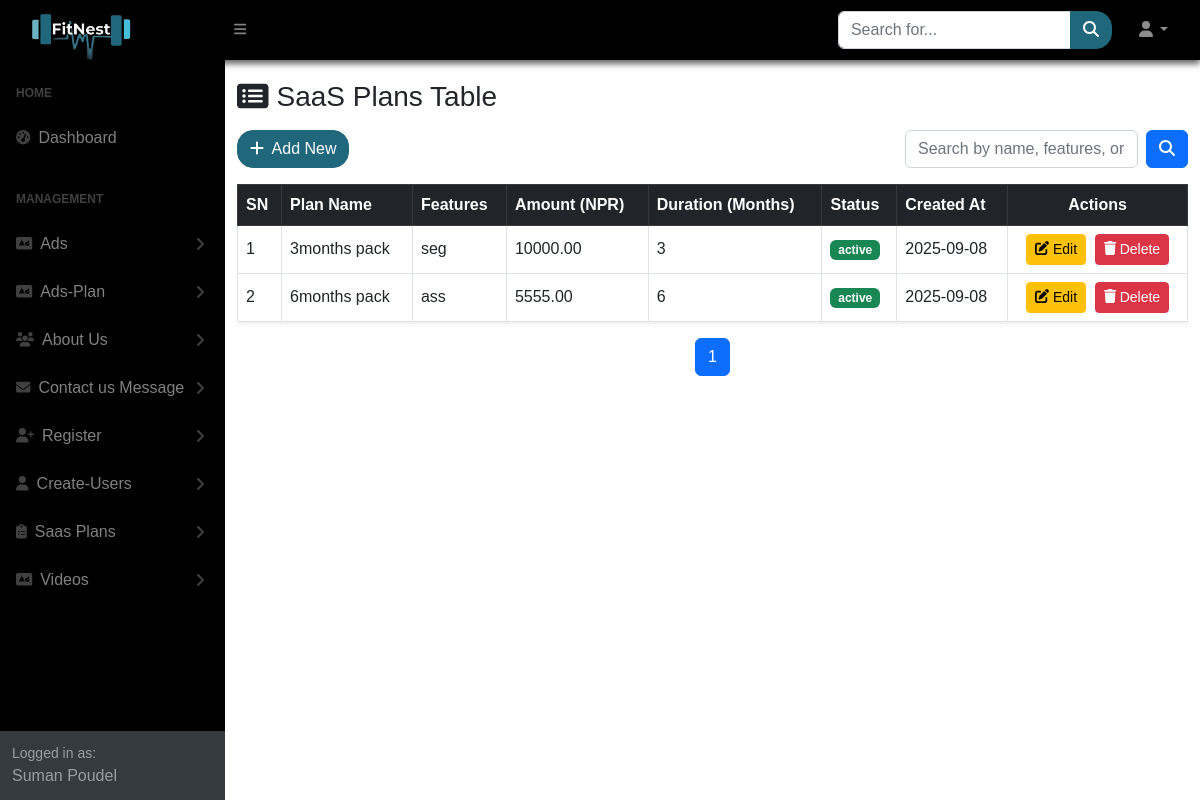
The page /SuperAdmin/SaasPlans/index.php on the database its author committed.
### tables this page shows
CREATE TABLE `saas_plans` (
  `plan_id` int(11) NOT NULL,
  `plan_name` varchar(50) NOT NULL,
  `features` text DEFAULT NULL,
  `amount` decimal(10,2) NOT NULL,
  `duration_months` int(11) NOT NULL,
  `status` enum('active','inactive') NOT NULL DEFAULT 'active',
  `created_at` timestamp NOT NULL DEFAULT current_timestamp(),
  `updated_at` timestamp NOT NULL DEFAULT current_timestamp() ON UPDATE current_timestamp()
);

### SuperAdmin/SaasPlans/index.php (the view, shortened to what this page needs)
<?php require("../sidelayout.php"); ?>
<?php
include "../../database/db_connect.php";
$limit = 10;
$page = isset($_GET['page']) && is_numeric($_GET['page']) ? (int)$_GET['page'] : 1;
$offset = ($page - 1) * $limit;
$search = isset($_GET['search']) ? trim($_GET['search']) : '';
$where = "WHERE 1";
$sql = "SELECT plan_id, plan_name, features, amount, duration_months, status, created_at, updated_at
        FROM saas_plans $where
        ORDER BY created_at DESC
        LIMIT $limit OFFSET $offset";
$result = mysqli_query($conn, $sql);
$countSql = "SELECT COUNT(*) as total FROM saas_plans $where";
$countResult = mysqli_query($conn, $countSql);
$totalRows = mysqli_fetch_assoc($countResult)['total'];
$totalPages = ceil($totalRows / $limit);
?>
<div id="layoutSidenav_content">
    <main>
        <div class="container mt-4">
            <h3 class="mb-3"><i class="fas fa-list-alt me-2"></i>SaaS Plans Table</h3>
            <div class="d-flex justify-content-between align-items-center mb-3">
                <a href="create.php" class="btn btn-our">
                    <i class="fas fa-plus me-1"></i> Add New
                </a>
                <form method="GET" class="d-flex">
                    <input type="text" name="search" class="form-control me-2" placeholder="Search by name, features, or status..."
                        value="<?= htmlspecialchars($search) ?>">
                    <button type="submit" class="btn btn-primary"><i class="fas fa-search"></i></button>
                </form>
            </div>
            <div class="table-responsive">
                <table class="table table-bordered table-hover shadow-sm align-middle">
                    <thead class="table-dark">
                        <tr>
                            <th>SN</th>
                            <th>Plan Name</th>
                            <th>Features</th>
                            <th>Amount (NPR)</th>
                            <th>Duration (Months)</th>
                            <th>Status</th>
                            <th>Created At</th>
                            <th class="text-center">Actions</th>
                        </tr>
                    </thead>
                    <tbody>
                        <?php
                        if (mysqli_num_rows($result) > 0) {
                            $sn = $offset + 1;
                            while ($row = mysqli_fetch_assoc($result)) {
                                echo "<tr>";
                                echo "<td>" . $sn++ . "</td>";
                                echo "<td>" . htmlspecialchars($row['plan_name']) . "</td>";
                                echo "<td>" . htmlspecialchars($row['features']) . "</td>";
                                echo "<td>" . htmlspecialchars($row['amount']) . "</td>";
                                echo "<td>" . htmlspecialchars($row['duration_months']) . "</td>";
                                echo "<td><span class='badge bg-" . ($row['status'] === 'active' ? 'success' : 'secondary') . "'>" . htmlspecialchars($row['status']) . "</span></td>";
                                echo "<td>" . date("Y-m-d", strtotime($row['created_at'])) . "</td>";
                                echo "<td class='text-center'>
                                        <a href='edit.php?id=" . $row['plan_id'] . "' class='btn btn-sm btn-warning me-1'>
                                            <i class='fas fa-edit'></i> Edit
                                        </a>
                                        <a href='delete.php?id=" . $row['plan_id'] . "' class='btn btn-sm btn-danger'
                                           onclick=\"return confirm('Are you sure you want to delete this plan?');\">
                                            <i class='fas fa-trash'></i> Delete
                                        </a>
                                      </td>";
                                echo "</tr>";
                            }
                        } else {
                            echo "<tr><td colspan='8' class='text-center text-muted'>No plans found.</td></tr>";
                        }
                        ?>
                    </tbody>
                </table>
            </div>
            <nav>
                <ul class="pagination justify-content-center">
                    <?php for ($i = 1; $i <= $totalPages; $i++): ?>
                        <li class="page-item <?= ($i == $page) ? 'active' : '' ?>">
                            <a class="page-link" href="?page=<?= $i ?>&search=<?= urlencode($search) ?>"><?= $i ?></a>
                        </li>
                    <?php endfor; ?>
                </ul>
            </nav>
        </div>
        <link href="https://cdnjs.cloudflare.com/ajax/libs/font-awesome/6.5.0/css/all.min.css" rel="stylesheet" />
    </main>
    <?php require("../assets/link.php"); ?>

### SuperAdmin/assets/css/landing.css (style rules this page uses)
* { margin: 0; padding: 0; box-sizing: border-box; font-family: Sans-serif; }
html { height: 100%; scroll-behavior: smooth; }
.btn-our { --bs-btn-color: #fff; --bs-btn-bg: #20677c; --bs-btn-border-color: #20677c; --bs-btn-hover-color: #fff; --bs-btn-hover-bg: #1a5c6a; --bs-btn-hover-border-color: #175463; --bs-btn-focus-shadow-rgb: 32, 103, 124; --bs-btn-active-color: #fff; --bs-btn-active-bg: #175463; --bs-btn-active-border-color: #144c5a; --bs-btn-active-shadow: inset 0 3px 5px rgba(0, 0, 0, 0.125); --bs-btn-disabled-color: #fff; --bs-btn-disabled-bg: #20677c; --bs-btn-disabled-border-color: #20677c; color: var(--bs-btn-color); background-color: var(--bs-btn-bg); border: 1px solid var(--bs-btn-border-color); padding: 0.375rem 0.75rem; font-size: 1rem; line-height: 1.5; border-radius: 16px; transition: all 0.15s ease-in-out; display: inline-block; text-align: center; vertical-align: middle; cursor: pointer; user-select: none; text-decoration: none; }

### rows shown on the page
saas_plans: plan_name "3months pack", features "seg", amount "10000.00", duration_months "3", status "active", created_at "2025-09-08"
saas_plans: plan_name "6months pack", features "ass", amount "5555.00", duration_months "6", status "active", created_at "2025-09-08"
